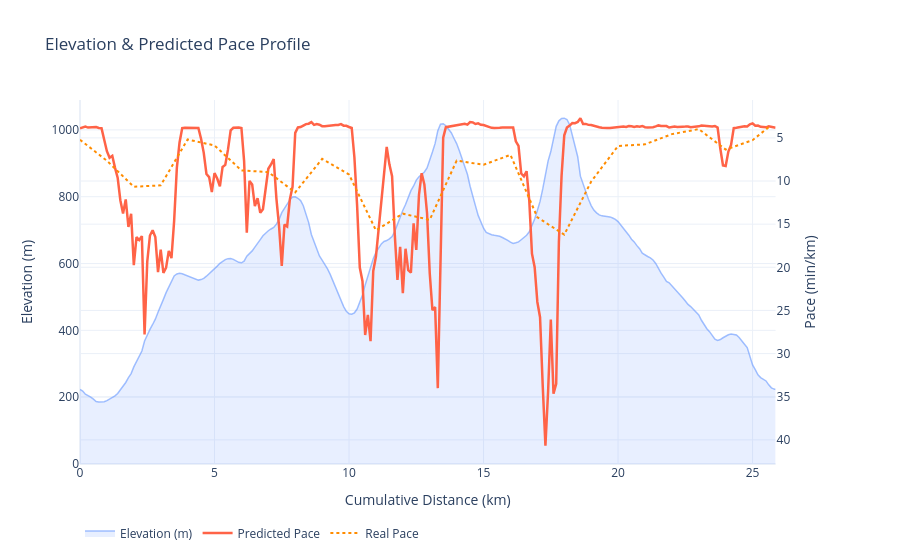

Here is the notebook cell this chart was saved with:
### Code cell
import plotly.graph_objects as go
import plotly.express as px
from plotly.subplots import make_subplots

fig = make_subplots(specs=[[{"secondary_y": True}]])

fig.add_trace(
    go.Scatter(
        x=splits["distance_km"], y=splits["elevation_m"],
        fill="tozeroy", fillcolor="rgba(100,150,255,0.15)",
        line=dict(color="rgba(100,150,255,0.6)", width=1.5),
        name="Elevation (m)",
        hovertemplate="%{y:.0f} m<extra></extra>",
    ),
    secondary_y=False,
)

splits["pace_fmt"]    = splits["predicted_pace"].apply(conv.min_to_chrono)

fig.add_trace(
    go.Scatter(
        x=splits["distance_km"], y=splits["predicted_pace"],
        line=dict(color="tomato", width=2.5),
        name="Predicted Pace",
        customdata=splits["pace_fmt"],
        hovertemplate="%{customdata} min/km<extra></extra>",
    ),
    secondary_y=True,
)
fig.add_trace(
    go.Scatter(
        x=df_temps_pierre["cum_dist"]-1, y=df_temps_pierre["pace"],
        line=dict(color="darkorange", width=2, dash="dot"),
        name="Real Pace",
        # customdata=df_temps_pierre["fatigue_fmt"],
        # hovertemplate="%{customdata} min/km<extra></extra>",
    ),
    secondary_y=True,
)

fig.update_layout(
    title="Elevation & Predicted Pace Profile",
    xaxis_title="Cumulative Distance (km)",
    hovermode="x unified",
    template="plotly_white",
    legend=dict(orientation="h", y=-0.15),
)
fig.update_yaxes(title_text="Elevation (m)",    secondary_y=False)
fig.update_yaxes(title_text="Pace (min/km)",    secondary_y=True,  autorange="reversed")

fig.show()
# fig.write_html("data/chart_elevation_pace.html", include_plotlyjs="cdn", full_html=False)
# print("✅ Embeddable div saved → data/chart_elevation_pace.html")

### Figure 1 — Plotly figure (JSON) as saved in the notebook; plotly's stock layout.template omitted (floating-point values rounded to 4 significant figures; data arrays with more than 128 entries replaced by an {"elided": "..."} marker saying what was removed)
{"data": [{"fill": "tozeroy", "fillcolor": "rgba(100,150,255,0.15)", "hovertemplate": "%{y:.0f} m<extra></extra>", "line": {"color": "rgba(100,150,255,0.6)", "width": 1.5}, "name": "Elevation (m)", "type": "scatter", "x": {"elided": "260 float values"}, "xaxis": "x", "y": {"elided": "260 float values"}, "yaxis": "y"}, {"customdata": {"elided": "260 str values"}, "hovertemplate": "%{customdata} min/km<extra></extra>", "line": {"color": "tomato", "width": 2.5}, "name": "Predicted Pace", "type": "scatter", "x": {"elided": "260 float values"}, "xaxis": "x", "y": {"elided": "260 float values"}, "yaxis": "y2"}, {"line": {"color": "darkorange", "dash": "dot", "width": 2}, "name": "Real Pace", "type": "scatter", "x": [0.0, 1.0, 2.0, 3.0, 4.0, 5.0, 6.0, 7.0, 8.0, 9.0, 10.0, 11.0, 12.0, 13.0, 14.0, 15.0, 16.0, 17.0, 18.0, 19.0, 20.0, 21.0, 22.0, 23.0, 24.0, 25.0, 25.68], "xaxis": "x", "y": [5.217, 7.65, 10.67, 10.5, 5.183, 5.883, 8.767, 8.967, 11.32, 7.433, 9.25, 15.72, 13.78, 14.5, 7.633, 8.117, 6.967, 14.2, 16.22, 10.07, 5.933, 5.75, 4.567, 3.983, 6.35, 5.267, 3.55], "yaxis": "y2"}], "layout": {"hovermode": "x unified", "legend": {"orientation": "h", "y": -0.15}, "title": {"text": "Elevation & Predicted Pace Profile"}, "xaxis": {"anchor": "y", "domain": [0, 0.94], "title": {"text": "Cumulative Distance (km)"}}, "yaxis": {"anchor": "x", "domain": [0, 1], "title": {"text": "Elevation (m)"}}, "yaxis2": {"anchor": "x", "autorange": "reversed", "overlaying": "y", "side": "right", "title": {"text": "Pace (min/km)"}}}}
